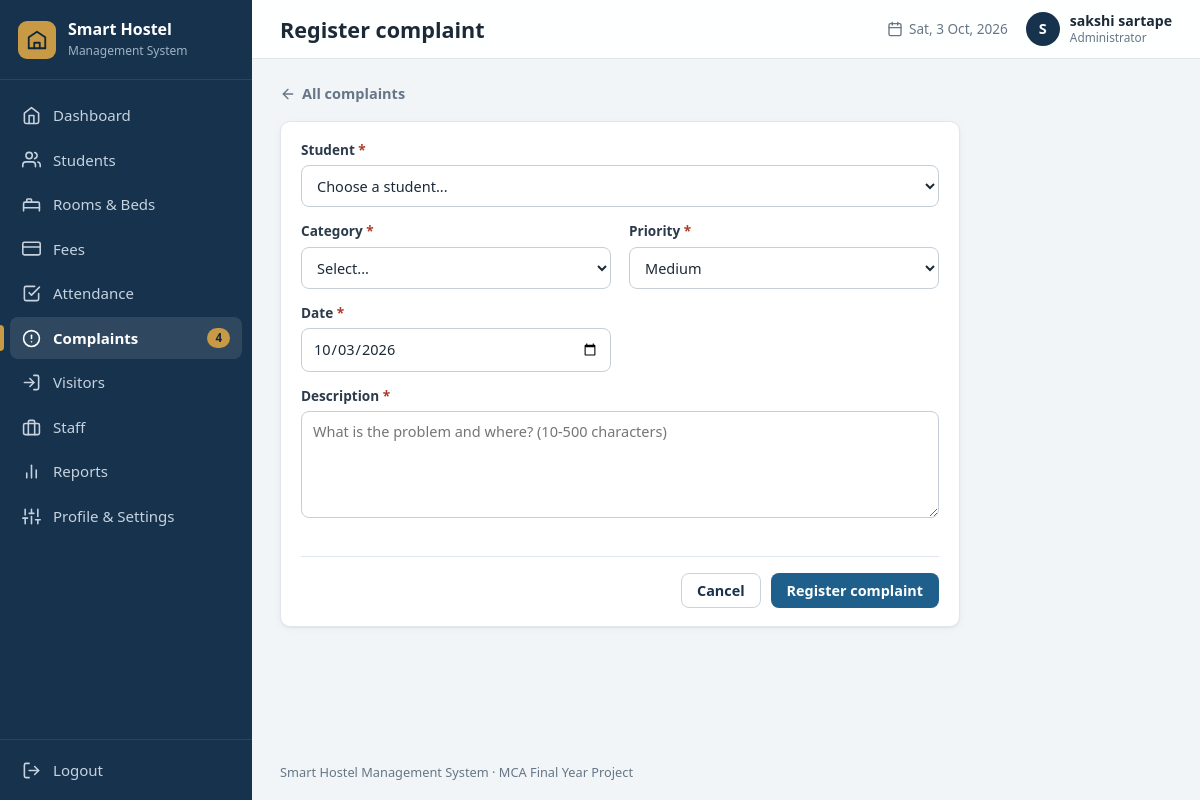
/complaints/add (signed in), run on the app's committed database.
### tables this page shows
CREATE TABLE settings (
    key   TEXT PRIMARY KEY,
    value TEXT NOT NULL
);

CREATE TABLE users (
    id            INTEGER PRIMARY KEY AUTOINCREMENT,
    username      TEXT NOT NULL UNIQUE COLLATE NOCASE,
    password_hash TEXT NOT NULL,
    full_name     TEXT NOT NULL,
    email         TEXT,
    phone         TEXT,
    role          TEXT NOT NULL DEFAULT 'Administrator',
    created_at    TEXT NOT NULL DEFAULT (datetime('now','localtime')),
    last_login    TEXT
);

### routes/complaints.py (the view)
@bp.route("/add", methods=["GET", "POST"])
def add_complaint():
    data, errors = {}, {}
    if request.method == "POST":
        data, errors = validate_complaint(request.form)
        if not errors:
            database = db.get_db()
            cursor = database.execute(
                "INSERT INTO complaints (student_id, category, description, complaint_date, priority) "
                "VALUES (?,?,?,?,?)",
                (int(data["student_id"]), data["category"], data["description"], data["complaint_date"],
                 data["priority"]))
            database.commit()
            flash("Complaint registered.", "success")
            return redirect(url_for("complaints.complaint_details", complaint_id=cursor.lastrowid))
        flash("Please correct the highlighted fields.", "danger")
    else:
        data = {"complaint_date": helpers.today(), "priority": "Medium", "student_id": request.args.get("student", "")}
    return render_template("complaint_form.html", data=data, errors=errors,
                           students=db.query_all("SELECT id, student_code, full_name FROM students "
                                                 "WHERE status <> 'Left' ORDER BY full_name COLLATE NOCASE"),
                           categories=helpers.COMPLAINT_CATEGORIES, priorities=helpers.PRIORITIES)

### db.py (called while the page is built)
def connect(path):
    conn = sqlite3.connect(path, timeout=10)
    conn.row_factory = sqlite3.Row          # rows behave like dicts: row["name"]
    conn.execute("PRAGMA foreign_keys = ON")
    return conn

def get_db():
    if "db" not in g:
        g.db = connect(current_app.config["DATABASE"])
    return g.db

def query_all(sql, params=()):
    return get_db().execute(sql, params).fetchall()

def query_one(sql, params=()):
    return get_db().execute(sql, params).fetchone()

def scalar(sql, params=()):
    row = get_db().execute(sql, params).fetchone()
    return row[0] if row else None

def get_setting(key, default=""):
    row = query_one("SELECT value FROM settings WHERE key = ?", (key,))
    return row["value"] if row else DEFAULT_SETTINGS.get(key, default)

### helpers.py (called while the page is built)
def today():
    return date.today().isoformat()

def csrf_token():
    if "_csrf" not in session:
        session["_csrf"] = secrets.token_hex(16)
    return session["_csrf"]

def icon(name, size=18):
    path = _ICONS.get(name, _ICONS["file"])
    return Markup(f'<svg class="icon" width="{size}" height="{size}" viewBox="0 0 24 24" fill="none" '
                  f'stroke="currentColor" stroke-width="2" stroke-linecap="round" '
                  f'stroke-linejoin="round" aria-hidden="true">{path}</svg>')

def student_pairs(rows):
    return [(r["id"], f"{r['full_name']} ({r['student_code']})") for r in rows]

### templates/complaint_form.html (shortened to what this page needs)
{% extends "base.html" %}
{% from "_macros.html" import csrf, field, select, textarea %}
{% block heading %}<h1>Register complaint</h1>{% endblock %}
{% block content %}
<div class="page-head"><a class="back-link" href="{{ url_for('complaints.list_complaints') }}">{{ icon('arrow-left', 16) }} All complaints</a></div>
<form method="post" class="card form-card narrow" novalidate data-validate>
  <div class="form-grid">
    {{ select('Student', 'student_id', students|student_pairs, data.get('student_id'), errors, required=True, blank='Choose a student...', span=2) }}
    {{ select('Category', 'category', categories, data.get('category'), errors, required=True) }}
    {{ select('Priority', 'priority', priorities, data.get('priority'), errors, required=True, blank='') }}
    {{ field('Date', 'complaint_date', data.get('complaint_date'), errors, type='date', required=True, attrs='max="' ~ today() ~ '"') }}
    {{ textarea('Description', 'description', data.get('description'), errors, required=True, rows=4, placeholder='What is the problem and where? (10-500 characters)') }}
  </div>
  <div class="form-actions"><a class="btn btn-secondary" href="{{ url_for('complaints.list_complaints') }}">Cancel</a>
    <button class="btn btn-primary" type="submit">Register complaint</button></div>
</form>
{% endblock %}

### templates/base.html (shortened to what this page needs)
{% from "_macros.html" import csrf %}
<!DOCTYPE html>
<html lang="en">
<head>
  <link rel="stylesheet" href="{{ url_for('static', filename='css/style.css') }}">
</head>
<body class="app">
<aside class="sidebar" id="sidebar">
  <a class="brand" href="{{ url_for('dashboard.index') }}">
    <span class="brand-mark">{{ icon('building', 22) }}</span>
    <span class="brand-text"><strong>{{ hostel_name }}</strong><small>Management System</small></span>
  </a>
  <nav class="nav" aria-label="Main navigation">
    {% for bp_name, endpoint, label, icon_name in navigation %}
      <a href="{{ url_for(endpoint) }}" class="nav-link{% if request.blueprint == bp_name %} active{% endif %}">
        {{ icon(icon_name, 19) }}<span>{{ label }}</span>
        {% if bp_name == 'complaints' and open_complaints %}<em class="nav-count">{{ open_complaints }}</em>{% endif %}
      </a>
    {% endfor %}
  </nav>
  <form method="post" action="{{ url_for('auth.logout') }}" class="logout-form">
    <button type="submit" class="nav-link logout">{{ icon('logout', 19) }}<span>Logout</span></button>
  </form>
</aside>
<div class="main">
  <header class="topbar">
    <div class="topbar-title">{% block heading %}{% endblock %}</div>
    <div class="topbar-right">
      <span class="topbar-date">{{ icon('calendar', 16) }} <span id="today-label">{{ today() }}</span></span>
      <a class="user-chip" href="{{ url_for('profile.view') }}" title="Profile & settings">
        <span class="avatar">{{ current_user.full_name[:1]|upper }}</span>
        <span class="user-name">{{ current_user.full_name }}<small>{{ current_user.role }}</small></span>
      </a>
    </div>
  </header>
  <main class="content">
    {% block content %}{% endblock %}
  </main>
  <footer class="footer">{{ hostel_name }} Management System &middot; MCA Final Year Project</footer>
</div>
</body>
</html>

### data on the page
settings: value "Smart Hostel"
users: full_name "S", full_name "sakshi sartape", role "Administrator"

### other printed values
{{ label }} "Dashboard" "Students" "Rooms & Beds" "Fees" "Attendance" "Complaints" "Visitors" "Staff" "Reports" "Profile & Settings"
{{ open_complaints }} "4"
{{ label }} "Student Category Priority"
{{ label }} "Date"
{{ label }} "Description"
form field student_id "Choose a student..."
form field category "Select..."
form field priority "Medium"
